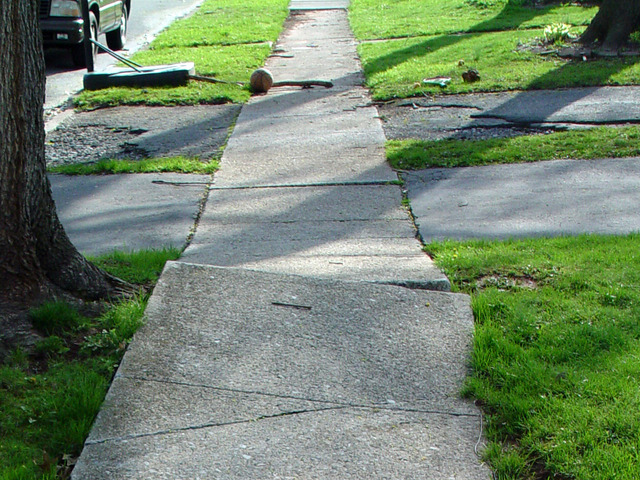
//> input picture data/sw6.jpg, 640 x 480 px, given in place of sw3.png, which was not available
$ ./interactiveColorSegment 3   (built with g++ and OpenCV 4)
//> lines starting //> are read from the running program, lines starting //| are printed output that depends on the picture; after the words box and inside, x2 and y2 are one past the last pixel; in counts of white or black regions, pixels touching at a corner belong together; pictures that were not available may be replaced by others from this repository, and a replacement may not be noted
#include "opencv2/opencv.hpp"
#include <iostream>
#include <cstring>

using namespace cv;
using namespace std;
// global variable to keep track of
bool show = false;


// Create a callback for event on trackbars
void onTrackbarActivity(int pos, void* userdata){
	// Just uodate the global variable that there is an event
	show = true;
	return;
}


int main(int argc, char **argv)
{
	int image_number = 0;
    int nImages = 10;
    if(argc > 1)
        nImages = atoi(argv[1]);
    char filename[20];
    sprintf(filename,"/Users/siddharthdas/cv_works/sw3.png",image_number%nImages);

    Mat original = imread(filename);
//> original is the input picture: 480 rows x 640 cols, CV_8UC3; mean B, G, R 105.7, 131.1, 112

	// image resize width and height
	int resizeHeight = 250;
	int resizeWidth = 250;
	Size rsize(resizeHeight,resizeWidth);
	resize(original, original, rsize);
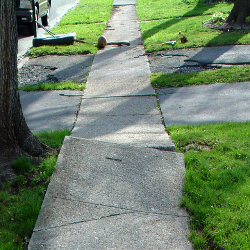
//> original: 250 rows x 250 cols, CV_8UC3; mean B, G, R 105.6, 130.9, 111.9

	// position on the screen where the windows start
	int initialX = 50;
	int	initialY = 50;

	// creating windows to display images
	namedWindow("P-> Previous, N-> Next", WINDOW_AUTOSIZE);
	namedWindow("SelectBGR", WINDOW_AUTOSIZE);
	namedWindow("SelectHSV", WINDOW_AUTOSIZE);
	namedWindow("SelectYCB", WINDOW_AUTOSIZE);
	namedWindow("SelectLAB", WINDOW_AUTOSIZE);

	// moving the windows to stack them horizontally
	moveWindow("P-> Previous, N-> Next", initialX, initialY);
	moveWindow("SelectBGR", initialX + 1 * (resizeWidth + 5), initialY);
	moveWindow("SelectHSV", initialX + 2 * (resizeWidth + 5), initialY);
	moveWindow("SelectYCB", initialX + 3 * (resizeWidth + 5), initialY);
	moveWindow("SelectLAB", initialX + 4 * (resizeWidth + 5), initialY);

	// creating trackbars to get values for YCrCb
	createTrackbar("CrMin", "SelectYCB", 0, 255, onTrackbarActivity);
//> slider 'CrMin' is set to 51
	createTrackbar("CrMax", "SelectYCB", 0, 255, onTrackbarActivity);
//> slider 'CrMax' is set to 255
	createTrackbar("CbMin", "SelectYCB", 0, 255, onTrackbarActivity);
//> slider 'CbMin' is set to 51
	createTrackbar("CbMax", "SelectYCB", 0, 255, onTrackbarActivity);
//> slider 'CbMax' is set to 255
	createTrackbar("YMin", "SelectYCB", 0, 255, onTrackbarActivity);
//> slider 'YMin' is set to 51
	createTrackbar("YMax", "SelectYCB", 0, 255, onTrackbarActivity);
//> slider 'YMax' is set to 255

	// creating trackbars to get values for HSV
	createTrackbar("HMin", "SelectHSV", 0, 180, onTrackbarActivity);
//> slider 'HMin' is set to 36
	createTrackbar("HMax", "SelectHSV", 0, 180, onTrackbarActivity);
//> slider 'HMax' is set to 180
	createTrackbar("SMin", "SelectHSV", 0, 255, onTrackbarActivity);
//> slider 'SMin' is set to 51
	createTrackbar("SMax", "SelectHSV", 0, 255, onTrackbarActivity);
//> slider 'SMax' is set to 255
	createTrackbar("VMin", "SelectHSV", 0, 255, onTrackbarActivity);
//> slider 'VMin' is set to 51
	createTrackbar("VMax", "SelectHSV", 0, 255, onTrackbarActivity);
//> slider 'VMax' is set to 255

	// creating trackbars to get values for BGR
	createTrackbar("BMin", "SelectBGR", 0, 255, onTrackbarActivity);
//> slider 'BMin' is set to 51
	createTrackbar("BMax", "SelectBGR", 0, 255, onTrackbarActivity);
//> slider 'BMax' is set to 255
	createTrackbar("GMin", "SelectBGR", 0, 255, onTrackbarActivity);
//> slider 'GMin' is set to 51
	createTrackbar("GMax", "SelectBGR", 0, 255, onTrackbarActivity);
//> slider 'GMax' is set to 255
	createTrackbar("RMin", "SelectBGR", 0, 255, onTrackbarActivity);
//> slider 'RMin' is set to 51
	createTrackbar("RMax", "SelectBGR", 0, 255, onTrackbarActivity);
//> slider 'RMax' is set to 255

	// creating trackbars to get values for LAB
	createTrackbar("LMin", "SelectLAB", 0, 255, onTrackbarActivity);
//> slider 'LMin' is set to 51
	createTrackbar("LMax", "SelectLAB", 0, 255, onTrackbarActivity);
//> slider 'LMax' is set to 255
	createTrackbar("AMin", "SelectLAB", 0, 255, onTrackbarActivity);
//> slider 'AMin' is set to 51
	createTrackbar("AMax", "SelectLAB", 0, 255, onTrackbarActivity);
//> slider 'AMax' is set to 255
	createTrackbar("BMin", "SelectLAB", 0, 255, onTrackbarActivity);
//> slider 'BMin' is set to 51
	createTrackbar("BMax", "SelectLAB", 0, 255, onTrackbarActivity);
//> slider 'BMax' is set to 255

	// show all images initially
	imshow("SelectHSV", original);
	imshow("SelectYCB", original);
	imshow("SelectLAB", original);
	imshow("SelectBGR", original);

	// declare local variables
	int BMin, GMin, RMin;
	int BMax, GMax, RMax;
	Scalar minBGR, maxBGR;

	int HMin, SMin, VMin;
	int HMax, SMax, VMax;
	Scalar minHSV, maxHSV;

	int LMin, aMin, bMin;
	int LMax, aMax, bMax;
	Scalar minLab, maxLab;

	int YMin, CrMin, CbMin;
	int YMax, CrMax, CbMax;
	Scalar minYCrCb, maxYCrCb;

	Mat imageBGR, imageHSV, imageLab, imageYCrCb;
	Mat maskBGR, maskHSV, maskLab, maskYCrCb;
	Mat resultBGR, resultHSV, resultLab, resultYCrCb;

	char k;
	while (1){
		imshow("P-> Previous, N-> Next", original);
		k = waitKey(1) & 0xFF;
//> the key 'n' is pressed
		//Check next image in the folder
        if (k =='n')
        {
            image_number++;
            sprintf(filename,"images/rub%02d.jpg",image_number%nImages);
            original = imread(filename);
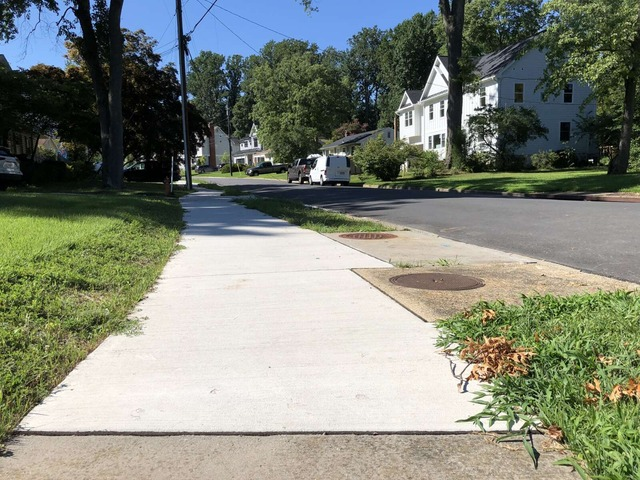
//> input picture data/sw5.jpeg, 640 x 480 px, given in place of rub01.jpg, which was not available
//> original is the input picture: 480 rows x 640 cols, CV_8UC3; mean B, G, R 121.5, 134.3, 129.3
            resize(original,original,rsize);
//> original: 250 rows x 250 cols, CV_8UC3
            show = true;
        }
        //Check previous image in he folder
        else if (k =='p')
        {
            image_number--;
            sprintf(filename,"images/rub%02d.jpg",image_number%nImages);
            original = imread(filename);
            resize(original,original,rsize);
            show = true;
        }

        // Close all windows when 'esc' key is pressed
		if (k == 27){
			break;
		}

		if (show) { //If there is any event on the trackbar
			show = false;

            // Get values from the BGR trackbar
			BMin = getTrackbarPos("BMin", "SelectBGR");
			GMin = getTrackbarPos("GMin", "SelectBGR");
			RMin = getTrackbarPos("RMin", "SelectBGR");

			BMax = getTrackbarPos("BMax", "SelectBGR");
			GMax = getTrackbarPos("GMax", "SelectBGR");
			RMax = getTrackbarPos("RMax", "SelectBGR");

			minBGR = Scalar(BMin, GMin, RMin);
			maxBGR = Scalar(BMax, GMax, RMax);

            // Get values from the HSV trackbar
			HMin = getTrackbarPos("HMin", "SelectHSV");
			SMin = getTrackbarPos("SMin", "SelectHSV");
			VMin = getTrackbarPos("VMin", "SelectHSV");

			HMax = getTrackbarPos("HMax", "SelectHSV");
			SMax = getTrackbarPos("SMax", "SelectHSV");
			VMax = getTrackbarPos("VMax", "SelectHSV");

			minHSV = Scalar(HMin, SMin, VMin);
			maxHSV = Scalar(HMax, SMax, VMax);

            // Get values from the LAB trackbar
			LMin = getTrackbarPos("LMin", "SelectLAB");
			aMin = getTrackbarPos("AMin", "SelectLAB");
			bMin = getTrackbarPos("BMin", "SelectLAB");

			LMax = getTrackbarPos("LMax", "SelectLAB");
			aMax = getTrackbarPos("AMax", "SelectLAB");
			bMax = getTrackbarPos("BMax", "SelectLAB");

			minLab = Scalar(LMin, aMin, bMin);
			maxLab = Scalar(LMax, aMax, bMax);

            // Get values from the YCrCb trackbar
			YMin = getTrackbarPos("YMin", "SelectYCB");
			CrMin = getTrackbarPos("CrMin", "SelectYCB");
			CbMin = getTrackbarPos("CbMin", "SelectYCB");

			YMax = getTrackbarPos("YMax", "SelectYCB");
			CrMax = getTrackbarPos("CrMax", "SelectYCB");
			CbMax = getTrackbarPos("CbMax", "SelectYCB");

			minYCrCb = Scalar(YMin, CrMin, CbMin);
			maxYCrCb = Scalar(YMax, CrMax, CbMax);

			// Convert the BGR image to other color spaces
			original.copyTo(imageBGR);
			cvtColor(original, imageHSV, COLOR_BGR2HSV);
//> imageHSV: 250 rows x 250 cols, CV_8UC3; mean H, S, V 46.3, 69.3, 142.8
			cvtColor(original, imageYCrCb, COLOR_BGR2YCrCb);
//> imageYCrCb: 250 rows x 250 cols, CV_8UC3; mean of channels 0, 1, 2 131.2, 126.6, 122.4
			cvtColor(original, imageLab, COLOR_BGR2Lab);
//> imageLab: 250 rows x 250 cols, CV_8UC3; mean of channels 0, 1, 2 137.4, 124.4, 134.5

			// Create the mask using the min and max values obtained from trackbar and apply bitwise and operation to get the results
			inRange(imageBGR, minBGR, maxBGR, maskBGR);
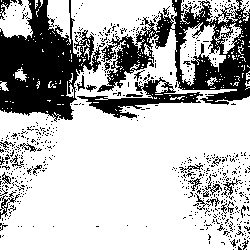
//> maskBGR: 250 rows x 250 cols, CV_8UC1; 72.4% white; 657 black regions (628 under 20 px), largest, box (x1, y1, x2, y2) and area: (0, 0, 105, 122) 6814, (97, 0, 250, 105) 6097, (77, 77, 203, 118) 1448
			resultBGR = Mat::zeros(original.rows, original.cols, CV_8UC3);
			bitwise_and(original, original, resultBGR, maskBGR);

			inRange(imageHSV, minHSV, maxHSV, maskHSV);
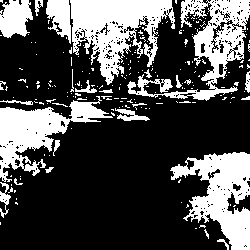
//> maskHSV: 250 rows x 250 cols, CV_8UC1; 30.6% white; 205 white regions (181 under 20 px), largest, box (x1, y1, x2, y2) and area: (70, 0, 175, 85) 4571, (170, 152, 250, 250) 4004, (127, 0, 250, 101) 3697
			resultHSV = Mat::zeros(original.rows, original.cols, CV_8UC3);
			bitwise_and(original, original, resultHSV, maskHSV);
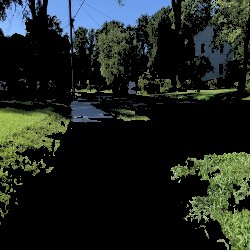
//> resultHSV: 250 rows x 250 cols, CV_8UC3; mean B, G, R 30.9, 36.2, 29.4

			inRange(imageYCrCb, minYCrCb, maxYCrCb, maskYCrCb);
//> maskYCrCb: 250 rows x 250 cols, CV_8UC1; 79.8% white; 354 black regions (341 under 20 px), largest, box (x1, y1, x2, y2) and area: (0, 0, 101, 119) 6216, (152, 0, 250, 105) 3367, (77, 81, 201, 117) 1118
			resultYCrCb = Mat::zeros(original.rows, original.cols, CV_8UC3);
			bitwise_and(original, original, resultYCrCb, maskYCrCb);
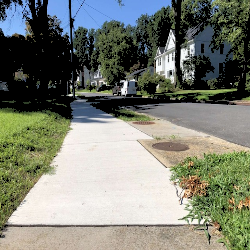
//> resultYCrCb: 250 rows x 250 cols, CV_8UC3; mean B, G, R 116.9, 128.5, 124.9

			inRange(imageLab, minLab, maxLab, maskLab);
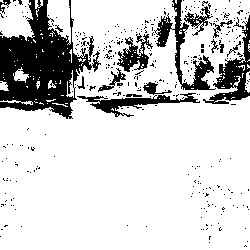
//> maskLab: 250 rows x 250 cols, CV_8UC1; 81.3% white; 346 black regions (329 under 20 px), largest, box (x1, y1, x2, y2) and area: (0, 0, 101, 119) 5962, (154, 0, 216, 90) 1265, (203, 15, 250, 104) 1251
			resultLab = Mat::zeros(original.rows, original.cols, CV_8UC3);
			bitwise_and(original, original, resultLab, maskLab);
//> the key 'p' is pressed
//> the Esc key is pressed

			// Show the results
			imshow("SelectBGR", resultBGR);
			imshow("SelectYCB", resultYCrCb);
			imshow("SelectLAB", resultLab);
			imshow("SelectHSV", resultHSV);
		}
	}
	cout<< HMin<< SMin<< VMin<<endl;
	cout<< HMax<< SMax<< VMax<<endl;
	destroyAllWindows();
	return 0;
}
